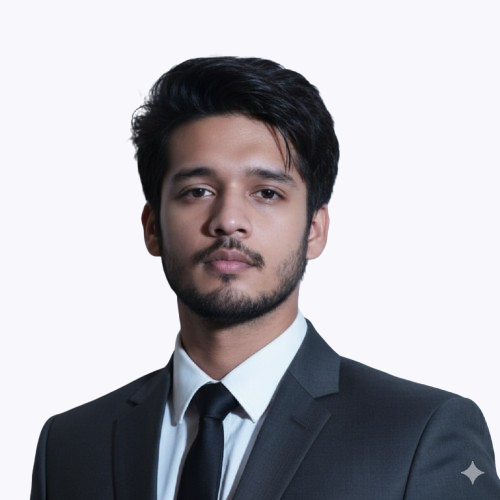
#> input picture OpenCV/media/shubhampreview.png, 500 x 500 px
$ python Intro.py
#> lines starting #> are read from the running program, lines starting #| are printed output that depends on the picture
import cv2
img = cv2.imread('media/shubhampreview.png',0)
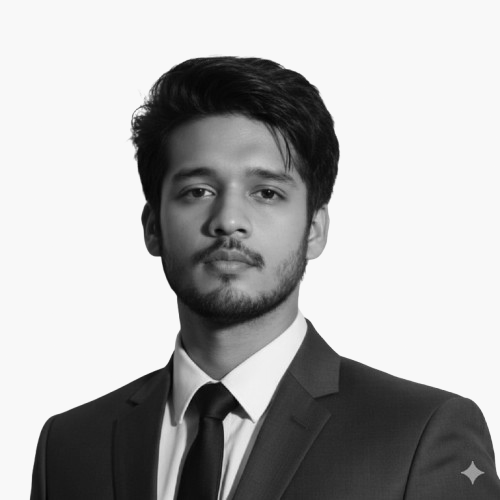
#> img: shape (500, 500); min 3, max 249, mean 174.6

'''
-1, cv2.IMREAD_COLOR : Loads a color image. Any transparency of image
0, cv2.IMREAD_GRAYSCALE : Loads image in grayscale mode
1,cv2.IMREAD_UNCHANGED : Loads image as such including alpha channel
'''
img= cv2.resize(img, (0,0), fx=0.5, fy=0.5)
#> img: shape (250, 250)
img= cv2.cvtColor(img, cv2.COLOR_BGR2RGB)
#> img: shape (250, 250, 3)
img= cv2.rotate(img, cv2.ROTATE_180)
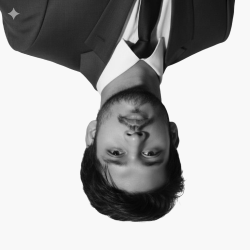
#> img: shape (250, 250, 3); min 6, max 248, mean 174.7
cv2.imshow('Image',img)
# cv2.imwrite('media/createdpreview.png',img)
cv2.waitKey(0)
cv2.destroyAllWindows()
